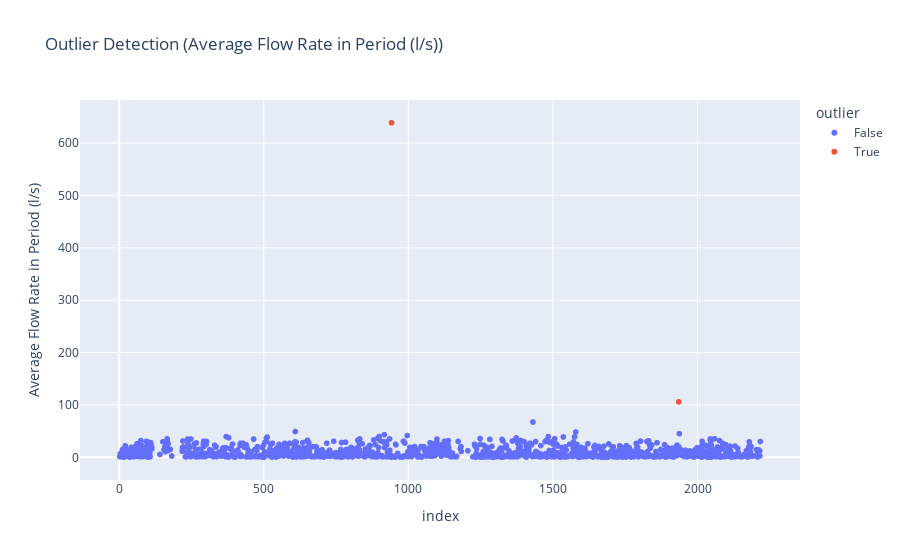

The code cell stored with this chart in its notebook:
### Code cell
analyzer.plot_outliers_zscore(column="Average Flow Rate in Period (l/s)")

### Figure 1 — Plotly figure (JSON) as saved in the notebook; plotly's stock layout.template omitted (floating-point values rounded to 4 significant figures; data arrays with more than 128 entries replaced by an {"elided": "..."} marker saying what was removed)
{"data": [{"hovertemplate": "outlier=False<br>index=%{x}<br>Average Flow Rate in Period (l/s)=%{y}<extra></extra>", "legendgroup": "False", "marker": {"color": "#636efa", "symbol": "circle"}, "mode": "markers", "name": "False", "showlegend": true, "type": "scattergl", "x": {"elided": "1179 int values"}, "xaxis": "x", "y": {"elided": "1179 float values"}, "yaxis": "y"}, {"hovertemplate": "outlier=True<br>index=%{x}<br>Average Flow Rate in Period (l/s)=%{y}<extra></extra>", "legendgroup": "True", "marker": {"color": "#EF553B", "symbol": "circle"}, "mode": "markers", "name": "True", "showlegend": true, "type": "scattergl", "x": [942, 1935], "xaxis": "x", "y": [638.8, 105.9], "yaxis": "y"}], "layout": {"legend": {"title": {"text": "outlier"}, "tracegroupgap": 0}, "title": {"text": "Outlier Detection (Average Flow Rate in Period (l/s))"}, "xaxis": {"anchor": "y", "domain": [0, 1], "title": {"text": "index"}}, "yaxis": {"anchor": "x", "domain": [0, 1], "title": {"text": "Average Flow Rate in Period (l/s)"}}}}
